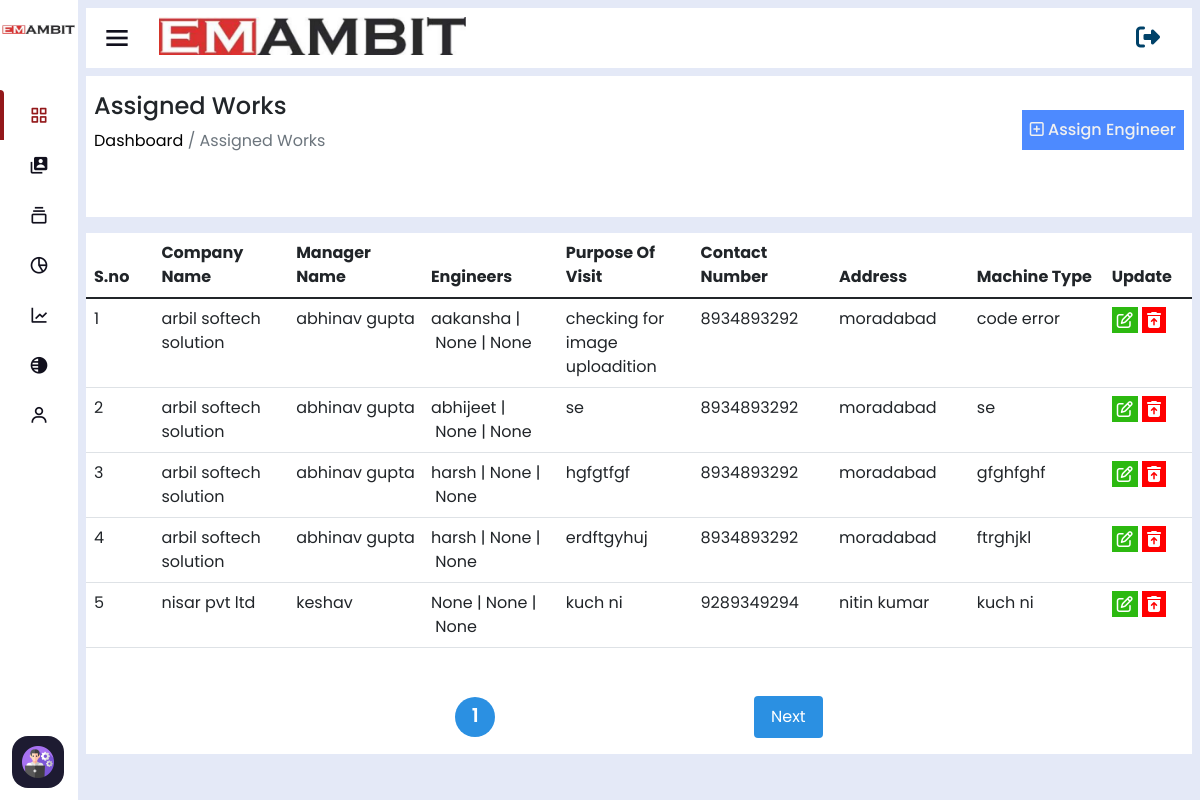
The app's page /assigned-works/ (signed in), older data.
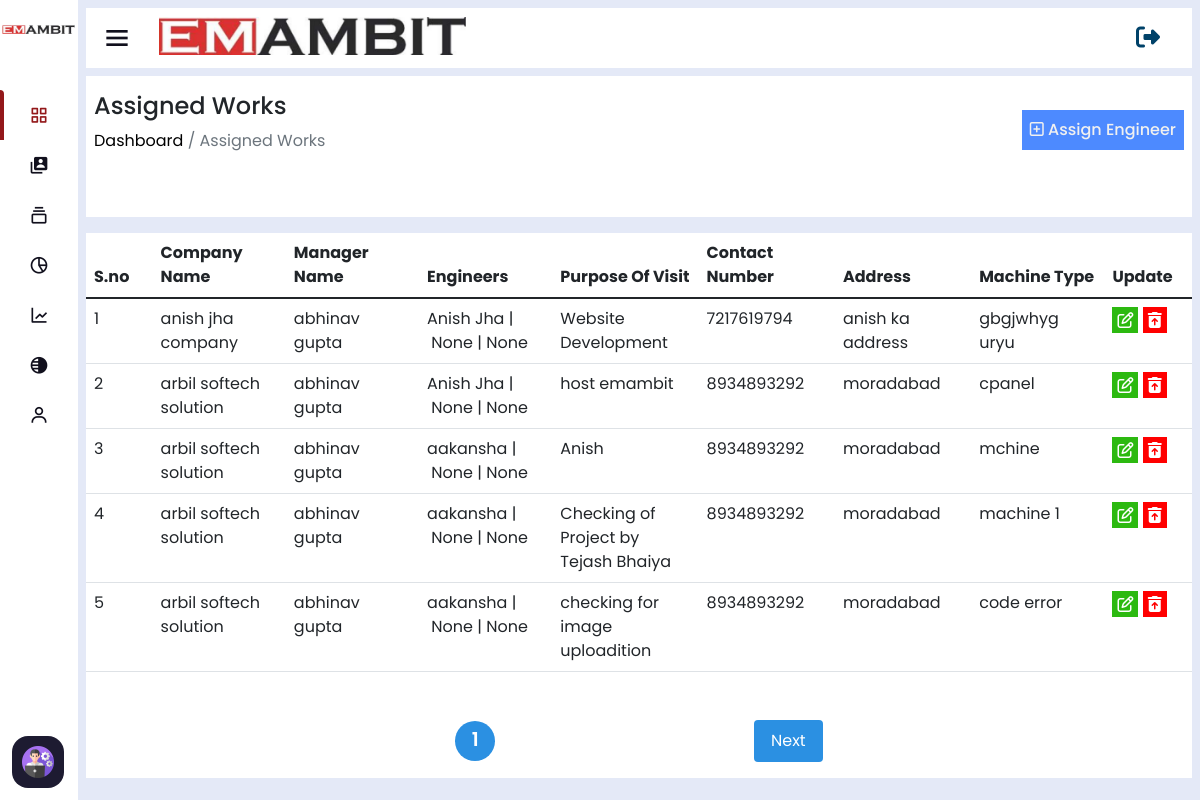
The same page, newer data.
### home/models.py (models this page shows, shortened)
class AssignEngineer(models.Model):
    company_name=models.ForeignKey(ClientCompanyInfo,on_delete=models.CASCADE)
    manager_name=models.ForeignKey(CustomUser,on_delete=models.CASCADE,related_name='manager_assignments',default=None)
    engineer_one=models.ForeignKey(CustomUser,on_delete=models.CASCADE, null=True,blank=True,related_name='engineer_one_assignments')
    engineer_two=models.ForeignKey(CustomUser,on_delete=models.CASCADE,null=True,blank=True, related_name='engineer_two_assignments')
    engineer_three=models.ForeignKey(CustomUser,on_delete=models.CASCADE,null=True,blank=True, related_name='engineer_three_assignments')
    visit_purpose=models.CharField(max_length=254)
    machine_type=models.CharField(max_length=254)
    leave_date=models.CharField(max_length=254)
    reach_date=models.CharField(max_length=254)
    travel_by=models.ForeignKey(AddTravelBy,on_delete=models.CASCADE)
    timestampt=models.DateTimeField(auto_now_add=True,null=True,blank=True)
    ending_date=models.CharField(max_length=100,null=True,blank=True,default='Work on Progress')
    work_status=models.CharField(max_length=100,blank=True,null=True,default='Doing')
    project_link=models.CharField(max_length=1000,null=True,blank=True)
    download_link=models.CharField(max_length=254,null=True,blank=True)
    equipment = models.TextField(max_length=1000,null=True,blank=True)
    recived_equipment=models.TextField(max_length=1000,null=True,blank=True)
    recived_date=models.CharField(max_length=100,null=True,blank=True)

class ClientCompanyInfo(models.Model):
    company_name=models.CharField(max_length=200)
    company_phone=models.CharField(max_length=20)
    contact_person=models.CharField(max_length=250)
    company_email=models.CharField(max_length=254)
    company_gst=models.CharField(max_length=50)
    company_address=models.CharField(max_length=254)
    timestampt=models.DateTimeField(auto_now_add=True,null=True,blank=True)
    def __str__(self) -> str:
        return self.company_name

class CustomUser(AbstractUser):
    username = None
    email = models.EmailField(unique=True)
    user_phone = models.CharField(max_length=50,unique=True)
    user_address=models.CharField(max_length=50)
    user_gender=models.CharField(max_length=50)
    user_status=models.CharField(max_length=100,null=True,blank=True,default='Engineer')
    total_cost=models.IntegerField(default=0,null=True,blank=True)
    visible_password=models.CharField(max_length=254,null=True,blank=True)
    attendance_status=models.CharField(max_length=250,null=True,blank=True,default="A")
    USERNAME_FIELD = 'email'
    REQUIRED_FIELDS = []
    def __str__(self) -> str:
        return self.first_name + self.last_name
    objects = CustomUserManager()

### home/views.py (the view)
# urls.py: path('assigned-works/',assignedWork_view),
@login_required(login_url='/login')
def assignedWork_view(request):
    assigned_data=AssignEngineer.objects.all().order_by('-id')
    companydata=ClientCompanyInfo.objects.all().order_by('-id')
    p = Paginator(assigned_data, 5)
    page_number = request.GET.get('page')
    try:
        page_obj = p.get_page(page_number)
    except PageNotAnInteger:
        page_obj = p.page(1)
    except EmptyPage:
        page_obj = p.page(p.num_pages)
    return render(request,'assigned-works.html',{'assigned_data':page_obj})

### home/templates/assigned-works.html (shortened to what this page needs)
<!DOCTYPE html>
<html lang="en" dir="ltr">
<head>
  {% include 'header-links.html' %}
</head>
<body>
  {% include 'header.html' %}
  {% if user.is_authenticated and user.is_superuser %}
  <section class="nav-section">
    {% include 'subtitle.html' %}
    <div class="breadcum">
        <div class="flex">
            <div>
                <h2>Assigned Works</h2>
                <p> <a href="/">  Dashboard</a> / Assigned Works</p>
            </div>
            <div class="assign-engineer-btn p-2">
                <a href="/assign-engineer"><i class="fa-regular fa-square-plus"></i> Assign Engineer</a>
            </div>
        </div>
    </div>
    <div class="assigned-works-table editable-table overflow-auto" style="background: white;">
        <div class="row">
            <div class="col-md-12">
                <table class="table large-table">
                    <thead>
                      <tr>
                        <th scope="col">S.no</th>
                        <th scope="col">Company Name</th>
                        <th scope="col">Manager Name</th>
                        <th scope="col">Engineers</th>
                        <th scope="col">Purpose Of Visit</th>
                        <th scope="col">Contact Number</th>
                        <th scope="col">Address</th>
                        <th scope="col">Machine Type</th>
                        <th scope="col">Update</th>
                      </tr>
                    </thead>
                    <tbody>
                      {% for i in assigned_data %}
                      <tr>
                        <td>{{forloop.counter}}</td>
                        <td>{{i.company_name}}</td>
                        <td>{{i.manager_name}}</td>
                        <td>{{i.engineer_one}}&nbsp;|&nbsp;{{i.engineer_two}}&nbsp;|&nbsp;{{i.engineer_three}}</td>
                        <td>{{i.visit_purpose}}</td>
                        <td>{{i.company_name.company_phone}} </td>
                        <td>{{i.company_name.company_address}}</td>
                        <td>{{i.machine_type}}</td>
                        <td>
                            <a href="/update-assigned-work/{{i.id}}"><i class="fa-regular fa-pen-to-square"></i></a>
                            <a href="/delete-assigned-work/{{i.id}}"><i class="fa-solid fa-trash-can-arrow-up"></i></a>
                        </td>
                      </tr>
                      {% endfor %}
                    </tbody>
                </table>
                <div class="pagination">
                  <span class="num" >{{assigned_data.number}}</span>
                  {%if assigned_data.has_next %}
                      <a class="btn next" href="?page={{assigned_data.next_page_number}}">Next</a>
                  {% endif %}
                </div>
            </div>
        </div>
    </div>
  </section>
  {% else %}
  <script>
      window.location.href='/page-note-found'
  </script>
  {% endif %}
</body>
</html>

Row changes from the older to the newer data that the page shows:
no longer on this page (row unchanged): AssignEngineer: company_name "arbil softech solution", manager_name "abhinav gupta", engineer_one "abhijeet", engineer_two "None", engineer_three "None", visit_purpose "se", company_name.company_phone "8934893292", company_name.company_address "moradabad", machine_type "se"
no longer on this page (row unchanged): AssignEngineer: company_name "arbil softech solution", manager_name "abhinav gupta", engineer_one "harsh", engineer_two "None", engineer_three "None", visit_purpose "hgfgtfgf", company_name.company_phone "8934893292", company_name.company_address "moradabad", machine_type "gfghfghf"
no longer on this page (row unchanged): AssignEngineer: company_name "arbil softech solution", manager_name "abhinav gupta", engineer_one "harsh", engineer_two "None", engineer_three "None", visit_purpose "erdftgyhuj", company_name.company_phone "8934893292", company_name.company_address "moradabad", machine_type "ftrghjkl"
no longer on this page (row unchanged): AssignEngineer: company_name "nisar pvt ltd", manager_name "keshav", engineer_one "None", engineer_two "None", engineer_three "None", visit_purpose "kuch ni", company_name.company_phone "9289349294", company_name.company_address "nitin kumar", machine_type "kuch ni"
added AssignEngineer: company_name "anish jha company", manager_name "abhinav gupta", engineer_one "Anish Jha", engineer_two "None", engineer_three "None", visit_purpose "Website Development", company_name.company_phone "7217619794", company_name.company_address "anish ka address", machine_type "gbgjwhyg uryu"
added AssignEngineer: company_name "arbil softech solution", manager_name "abhinav gupta", engineer_one "Anish Jha", engineer_two "None", engineer_three "None", visit_purpose "host emambit", company_name.company_phone "8934893292", company_name.company_address "moradabad", machine_type "cpanel"
added AssignEngineer: company_name "arbil softech solution", manager_name "abhinav gupta", engineer_one "aakansha", engineer_two "None", engineer_three "None", visit_purpose "Anish", company_name.company_phone "8934893292", company_name.company_address "moradabad", machine_type "mchine"
added AssignEngineer: company_name "arbil softech solution", manager_name "abhinav gupta", engineer_one "aakansha", engineer_two "None", engineer_three "None", visit_purpose "Checking of Project by Tejash Bhaiya", company_name.company_phone "8934893292", company_name.company_address "moradabad", machine_type "machine 1"
